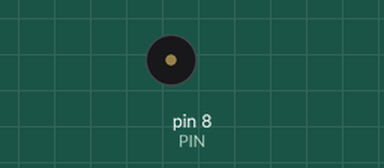
A sketch run on a simulated Arduino Uno, built with avr-gcc and run on an emulated ATmega328P. Shown: buzzer (waves = sounding).

Above: at 7.8 s.
At 20.6 s:
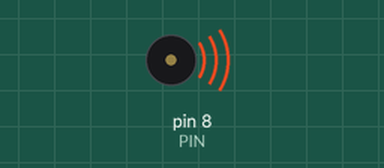
Timing chart, 0 to 21.4 s (numbered marks = the images above):
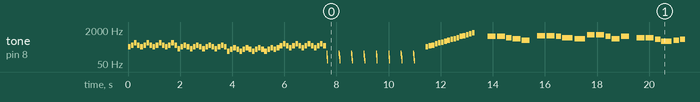

Measured:
- by itself, tone on pin 8 (PIN): plays 330 Hz for 0.10 s, 392 Hz for 0.10 s, 494 Hz for 0.10 s, 392 Hz for 0.10 s, 330 Hz for 0.10 s, 392 Hz for 0.10 s … (652 notes in this stretch)

The sketch:

PassiveBuzzer.ino
```cpp
#include "pitches.h"

const int PIN = 8;
const int BPM = 126;
const int S = (60000 / BPM) / 4;   // one sixteenth note in ms (~119 ms)
const int R = 0;                   // rest

// Play a note (or rest if freq is 0) for a number of sixteenths
void note(int freq, int sixteenths) {
  int ms = sixteenths * S;
  if (freq > 0) tone(PIN, freq, ms * 0.85);
  delay(ms);
  noTone(PIN);
}

// Fake "kick drum": a quick downward pitch sweep, then wait out the beat
void kick() {
  for (int f = 160; f > 50; f -= 22) {
    tone(PIN, f);
    delay(8);
  }
  noTone(PIN);
  delay(4 * S - 40);
}

// Folk-style arpeggio: plays a-b-c-b for one bar (16 sixteenths)
void arp(int a, int b, int c) {
  int p[4] = {a, b, c, b};
  for (int i = 0; i < 16; i++) note(p[i % 4], 1);
}

void intro() {
  arp(NOTE_E4, NOTE_G4, NOTE_B4);    // Em
  arp(NOTE_C4, NOTE_E4, NOTE_G4);    // C
  arp(NOTE_G3, NOTE_B3, NOTE_D4);    // G
  arp(NOTE_D4, NOTE_FS4, NOTE_A4);   // D
}

void buildUp() {
  // 4 bars of kick, like the pulse that starts under the build
  for (int i = 0; i < 8; i++) kick();

  // one bar of rising sixteenths
  int rise[16] = {
    NOTE_E4, NOTE_FS4, NOTE_G4, NOTE_A4, NOTE_B4, NOTE_C5, NOTE_D5, NOTE_E5,
    NOTE_FS5, NOTE_G5, NOTE_A5, NOTE_B5, NOTE_C6, NOTE_D6, NOTE_E6, NOTE_FS6
  };
  for (int i = 0; i < 16; i++) note(rise[i], 1);

  note(R, 4);   // silence for one beat before the drop
}

void hook() {
  // Em
  note(NOTE_B5,3); note(NOTE_B5,3); note(NOTE_A5,2);
  note(NOTE_G5,3); note(NOTE_E5,3); note(R,2);
  // C
  note(NOTE_C6,3); note(NOTE_C6,3); note(NOTE_B5,2);
  note(NOTE_A5,4); note(NOTE_G5,4);
  // G
  note(NOTE_D6,3); note(NOTE_D6,3); note(NOTE_B5,2);
  note(NOTE_G5,3); note(NOTE_B5,3); note(R,2);
  // D
  note(NOTE_A5,3); note(NOTE_A5,3); note(NOTE_FS5,2);
  note(NOTE_D5,4); note(NOTE_E5,2); note(NOTE_FS5,2);
}

void finish() {
  note(NOTE_G5, 12);
  note(R, 4);
}

void setup() {}

void loop() {
  intro();
  buildUp();
  hook();
  hook();
  finish();
  delay(2000);
}
```
